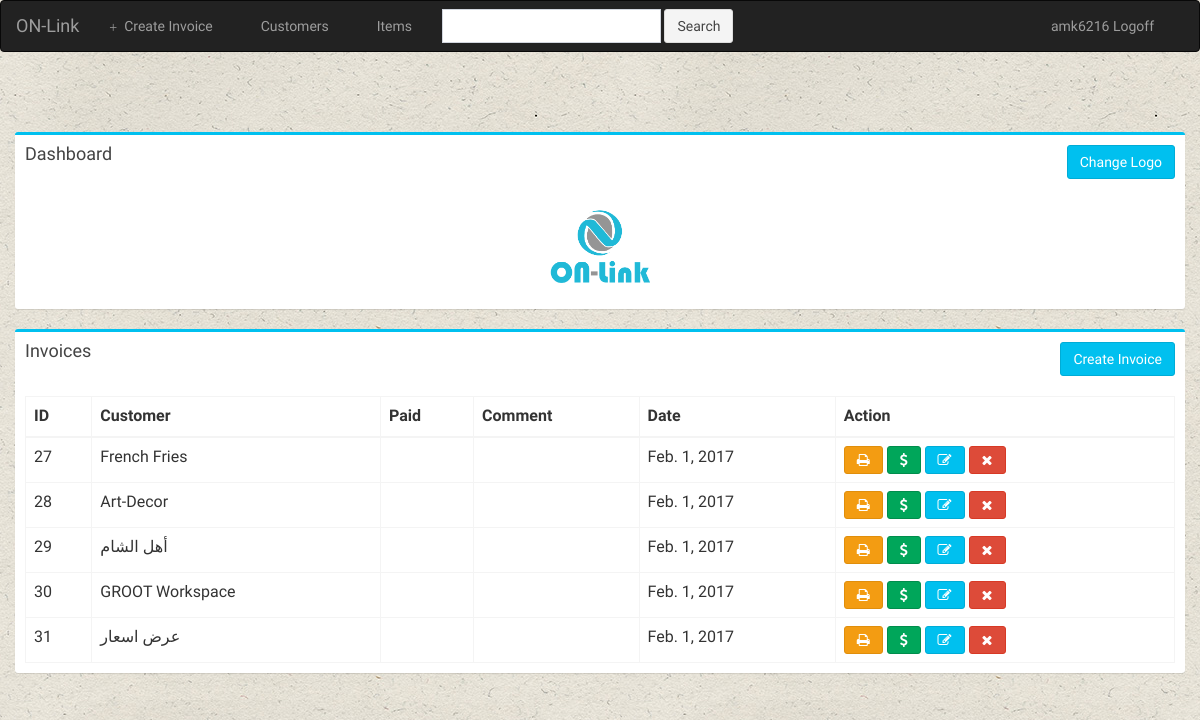
The app's page /invoices/ (signed in), older data.
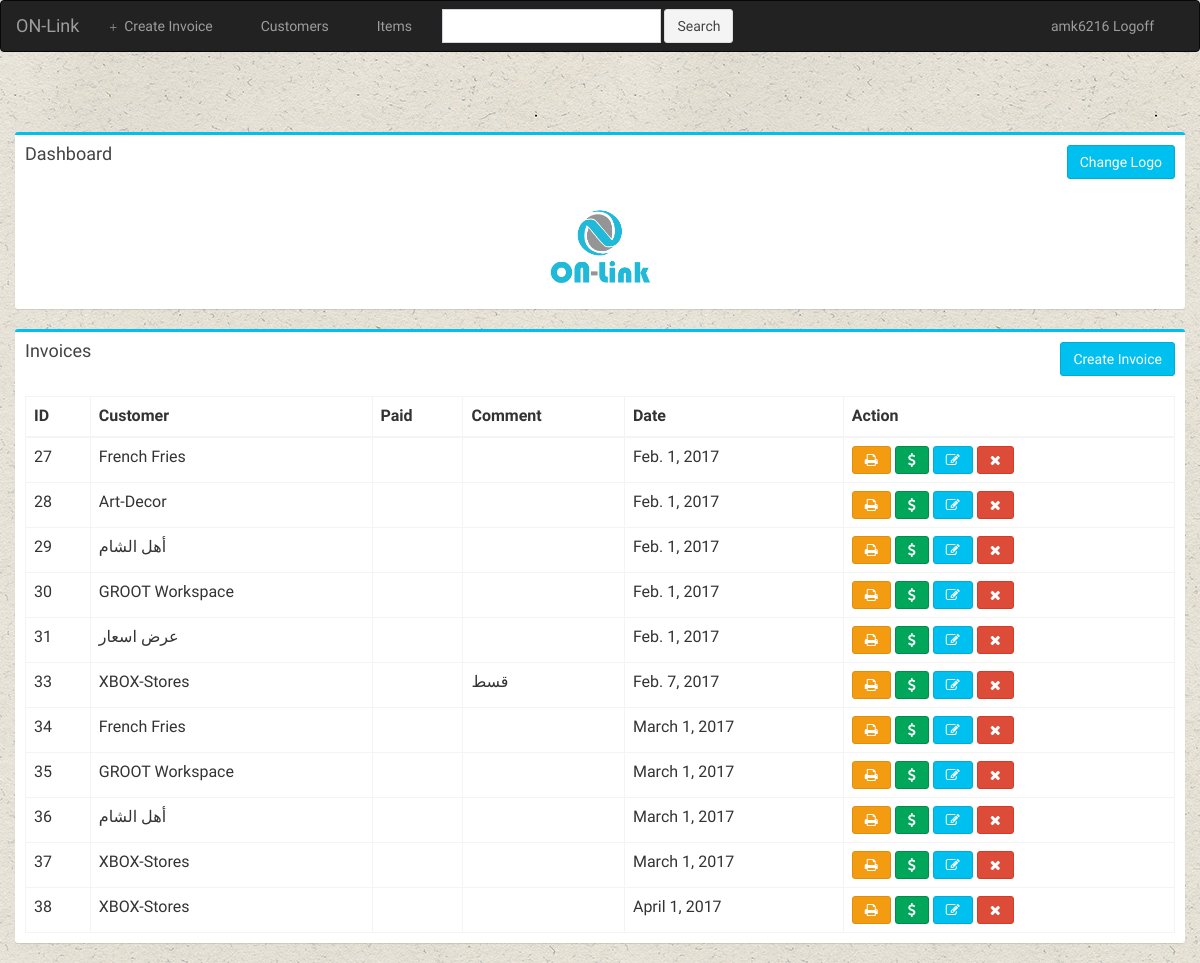
The same page, newer data.
### invoices/models.py (models this page shows, shortened)
class invoice(models.Model):
	user = models.ForeignKey(User,on_delete = models.CASCADE,default = 1)
	date = models.DateField()
	customer = models.ForeignKey(customer, on_delete  = models.CASCADE)
	is_paid = models.BooleanField(default = False)
	comment = models.CharField(max_length = 256 , default = "" , null = True , blank = True)

class customer(models.Model):
	user = models.ForeignKey(User,on_delete = models.CASCADE,default = 1)
	name = models.CharField(max_length = 64)
	mobile = models.CharField(max_length = 11, blank = True , null= True)
	address  = models.CharField(max_length = 256, blank = True , null= True)
	mail = models.CharField(max_length = 64, blank = True , null= True)

### invoices/views.py (the view)
def index(request):
	if not request.user.is_authenticated():
		return render(request, 'invoices/login.html')
	else:
		try:
			image = invoice_setting.objects.get(user=request.user)
			logo_url = str(image.logo.url)
		except invoice_setting.DoesNotExist:
			image = None
			logo_url = None
		all_inv = invoice.objects.filter(user=request.user)
		context = {"all_inv":all_inv,"logo_url":logo_url}
		return render(request,'invoices/index.html', context)

### invoices/templates/invoices/index.html (shortened to what this page needs)
{% extends 'invoices/base.html' %}
{% block body %}
<div class="container container-fluid">
	<div class="row">
		<div class="box box-info">
			<div class="box-header">
				<h4 class="box-title">Dashboard</h4>
				{% if logo_url != None %} <a href="{% url 'invoices:change_logo' %}" class="btn btn-info pull-right"> Change Logo </a>{% endif %}
			</div>
			<div class="box-body">
			       	{% if logo_url != None %}
			       		<center><img src="{{logo_url}}" style="max-height: 100px;max-width: 100px;" class="img-responsive"></center>
			       	{% endif %}
			</div>
		</div>
	</div>
</div>
<div class="container container-fluid">
	<div class="row">
		<div class="box box-info">
			<div class="box-header">
				<h4 class="box-title">Invoices</h4>
				<a href="{% url 'invoices:create_invoice' %}" class="btn btn-info pull-right">Create Invoice</a>
			</div>
			<div class="box-body">
				<table id="example1" class="table table-hover table-bordered">
					<thead>
						<tr>
							<th>ID</th>
							<th>Customer</th>
							<th>Paid</th>
							<th>Comment</th>
							<th>Date</th>
							<th>Action</th>
						</tr>
					</thead>
					<tbody>
						{% for inv in all_inv %}
							<tr>
								<td>{{inv.id}}</td>
								<td>{{inv.customer.name}}</td>
								<td>{% if inv.is_paid == True %} <span class="fa fa-check"></span> {% endif %}</td>
								<td>{{inv.comment}}</td>
								<td>{{inv.date}}</td>
								<td>
									<a href="{% url 'invoices:print_invoice' inv.id %}" class="btn btn-warning"><span class="fa fa-print"></a>
									<a href="{% url 'invoices:pay_invoice' inv.id %}" class="btn btn-success"><span class="fa fa-usd"></a>
									<a href="{% url 'invoices:edit_invoice' inv.id %}" class="btn btn-info"><span class="fa fa-edit"></a>
									<a href="{% url 'invoices:remove_invoice' inv.id %}" class="btn btn-danger"><span class="fa fa-remove"></a>
								</td>
							</tr>
						{% endfor %}
					</tbody>
				</table>
			</div>
		</div>
	</div>
</div>
{% endblock %}

### invoices/templates/invoices/base.html (shortened to what this page needs)
<html>
	<head>
		{% load staticfiles %}
		<link rel="stylesheet" type="text/css" href="{% static 'invoices/style.css' %}">
		  <link rel="stylesheet" href="{% static 'invoices/bootstrap/css/bootstrap.min.css' %}">
		  <link rel="stylesheet" href="https://cdnjs.cloudflare.com/ajax/libs/font-awesome/4.5.0/css/font-awesome.min.css">
		  <link rel="stylesheet" href="https://cdnjs.cloudflare.com/ajax/libs/ionicons/2.0.1/css/ionicons.min.css">
		  <link rel="stylesheet" href="{% static 'invoices/plugins/datatables/dataTables.bootstrap.css' %}">
  		  <link rel="stylesheet" href="{% static 'invoices/plugins/morris/morris.css' %}">
		  <link rel="stylesheet" href="{% static 'invoices/dist/css/AdminLTE.min.css' %}">
		  <link rel="stylesheet" href="{% static 'invoices/dist/css/skins/_all-skins.min.css' %}">
	</head>
	<body>
		<div class="navbar navbar-inverse">
			<div class="container-fluid">
				<div class="navbar-header">
					<a href="{% url 'invoices:index' %}" class="navbar-brand">ON-Link</a>
				</div>
				<div class="navbar-collapse collapse" id="topNavBar">
					<ul class="nav navbar-nav">
						<li><a href="{% url 'invoices:create_invoice' %}"><span class="glyphicon glyphicon-plus" aria-hidden="true"></span>&nbsp;  Create Invoice</a></li>
						<li><a href="{% url 'invoices:create_customer' %}"><span class="glyphicon glyphicon-user" aria-hidden="true"></span>&nbsp;  Customers</a></li>
						<li>
							<a href="{% url 'invoices:create_item' %}">
								<span class="glyphicon glyphicon-th" aria-hidden="true"></span>&nbsp; Items
							</a>
						</li>
					</ul>
					<form class="navbar-form navbar-left" role="search" method="get" action="#">
						<div class="form-group">
							<input type="text" class="form-control" name="q" value="">
						</div>
						<button type="submit" class="btn btn-default">Search</button>
					</form>
					<ul class="nav navbar-nav pull-right">
						<li><a href="{% url 'invoices:logout_user' %}"><span class="glyphicon glyphicon-user" aria-hidder="true"></span>&nbsp;{{user}} Logoff </a></li>
					</ul>
				</div>
			</div>
		</div>
<div class="row">
<br><br><br>
		{% block body %}
		{% endblock %}
</div>
	</body>
</html>

### invoices/static/invoices/style.css (style rules this page uses)
body { background: url("images/bg.jpg") ; }
.navbar { border-radius: 0; }
.navbar-brand { font-family: 'Satisfy',cursive; }

Row changes from the older to the newer data that the page shows:
added invoice: id "33", customer.name "XBOX-Stores", comment "قسط", date "Feb. 7, 2017"
added invoice: id "34", customer.name "French Fries", date "March 1, 2017"
added invoice: id "35", customer.name "GROOT Workspace", date "March 1, 2017"
added invoice: id "36", customer.name "أهل الشام", date "March 1, 2017"
added invoice: id "37", customer.name "XBOX-Stores", date "March 1, 2017"
added invoice: id "38", customer.name "XBOX-Stores", date "April 1, 2017"
